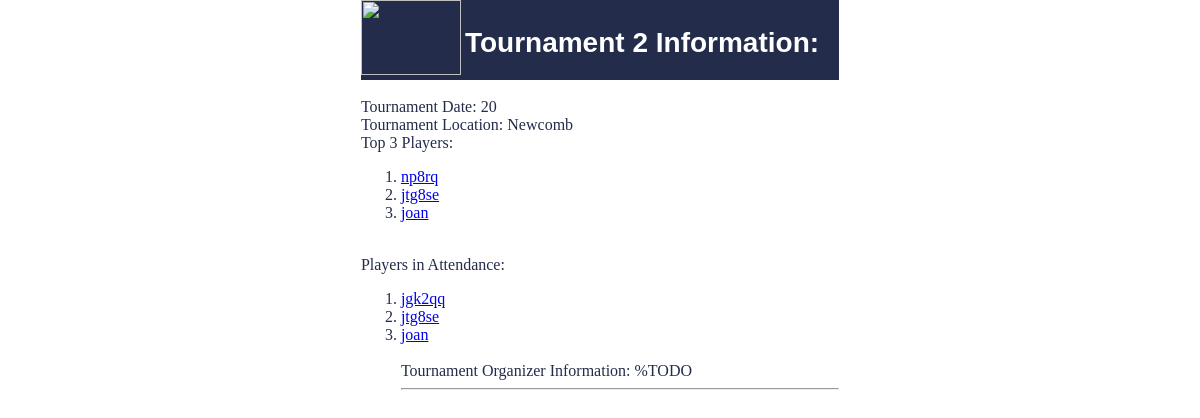
Page /tournament/2 on the earlier database version.
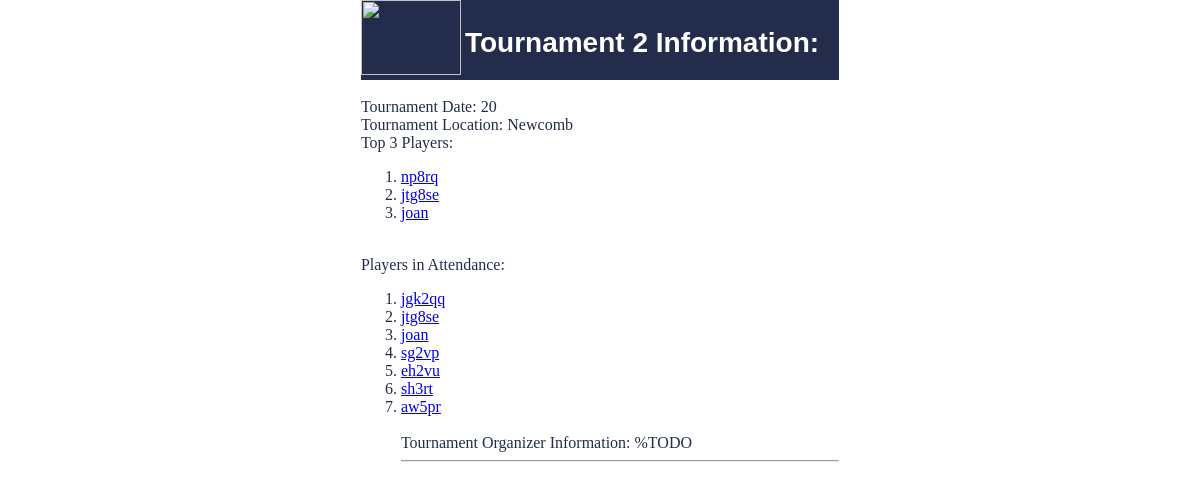
Same page on the later database version.
### tables this page shows
CREATE TABLE tournament (
	TourneyNum int NOT NULL,
	Participants int,
	TourneyDate DATE,
	Location tinytext,
	FirstPlace tinytext,
	SecondPlace tinytext,
	ThirdPlace tinytext,
	OfficerID int,
	PRIMARY KEY (TourneyNum)
	FOREIGN KEY (OfficerID) REFERENCES club_officer(OfficerID)
	);

CREATE TABLE player_attendance (
	PlayerAttendanceID int NOT NULL,
	ComputingID tinytext,
	TourneyNum int,
	PRIMARY KEY (PlayerAttendanceID),
	FOREIGN KEY (ComputingID) REFERENCES player(ComputingID),
	FOREIGN KEY (TourneyNum) REFERENCES tournament(TourneyNum)
);

### run.py (the view)
@app.route("/tournament/<int:TourneyNum>")
def class_(TourneyNum):
    connection_obj = sqlite3.connect('project.db')
    cursor_obj = connection_obj.cursor()
    cursor_obj.execute(f"SELECT * FROM tournament WHERE TourneyNum = {TourneyNum} LIMIT 1")
    tournament_info = cursor_obj.fetchone()
    cursor_obj.execute(f"SELECT ComputingID FROM player_attendance WHERE TourneyNum = {TourneyNum}")
    attendance = cursor_obj.fetchall()
    if tournament_info is None:
        return "Tournament not found"
    connection_obj.close()
    return render_template("tournament.html", tournament_info=tournament_info, attendance=attendance)#, users=users)

### templates/tournament.html
<!DOCTYPE html>
<html>
<nav class="navigation-bar">
    <img src="{{url_for('static', filename='smashLogo.png')}}"  style="width:100px;height:75px;"/>
    <h2>Tournament <b>{{tournament_info[0]}}</b> Information:</h2>
</nav>
<head>
    <link rel="stylesheet" href='/css/main.css' />
</head>
<body>
    <br/>
    Tournament Date: {{tournament_info[1]}}
    <br/>
    Tournament Location: {{tournament_info[3]}}
    <br/>
    Top 3 Players:
    <ol>
        <li><a href="/player/{{tournament_info[4]}}">{{tournament_info[4]}} </a> </li>
        <li><a href="/player/{{tournament_info[5]}}">{{tournament_info[5]}} </a> </li>
        <li><a href="/player/{{tournament_info[6]}}">{{tournament_info[6]}} </a> </li>
    </ol>
    <br/>
    Players in Attendance:
    <ol>
        {% for i in attendance %}
            <li><a href="http://127.0.0.1:5000/player/{{i[0]}}">{{i[0]}}</a></li>
        {% endfor %}
    <br/>
    Tournament Organizer Information: %TODO
        <hr/>
</body>
</html>

### css/main.css (style rules this page uses)
body { background: White; margin-top: 50px; margin-left: 100px; }
h2 { font-family: Verdana, Geneva, sans-serif; font-size: 1.75em; color: White; }
body { color: #232D4B; }
.navigation-bar { width: 100%; height: 80px; background-color: #232D4B; }
.navigation-bar > h2 { display: inline-block; vertical-align: top; margin-right: 20px; height: 80px; line-height: 40px; }
html { display: table; margin: auto; }
body { display: table-cell; vertical-align: middle; }

Differences in the rows shown:
added player_attendance: ComputingID "sg2vp"
added player_attendance: ComputingID "eh2vu"
added player_attendance: ComputingID "sh3rt"
added player_attendance: ComputingID "aw5pr"
